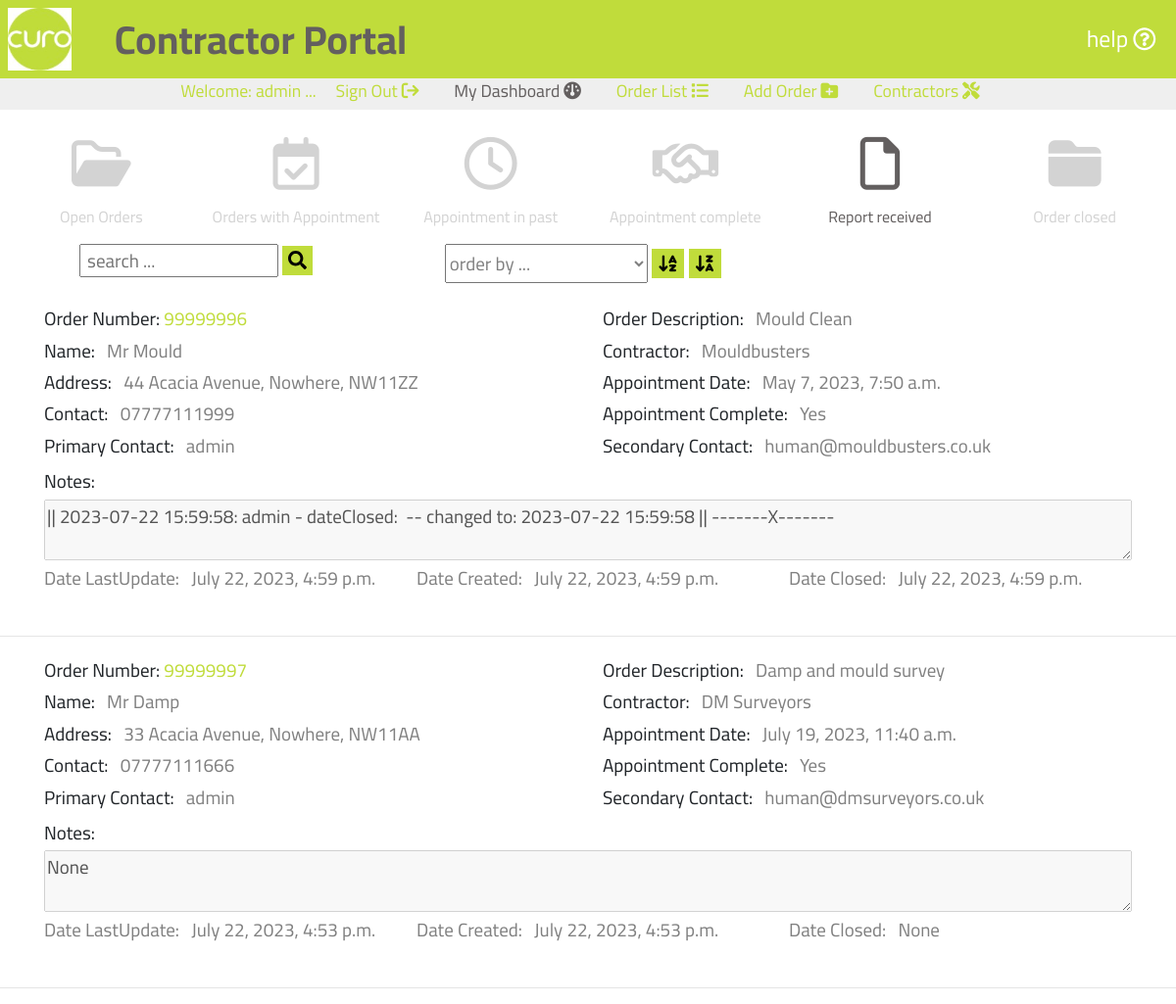
/portal001/dashboard/repo (signed in), run on the app's committed database.
### portal001/models.py (models this page shows, shortened)
class Orders(models.Model):
    class Meta:
        verbose_name_plural = 'Orders'
    APPT_COMP_CHOICES = [
        ("No", "No"),
        ("Yes", "Yes"),
    ]
    orderNumber = models.DecimalField(max_digits=10, decimal_places=0,
                                      null=False, primary_key=True)
    orderDescription = models.CharField(max_length=254, null=False)
    name = models.CharField(max_length=254, null=False)
    address = models.CharField(max_length=254, null=False)
    contact = models.CharField(max_length=254, null=False, default=0)
    contractor = models.ForeignKey('Contractors',
                                   on_delete=models.CASCADE,
                                   to_field='contractor',
                                   related_name='name')
    appointmentDate = models.DateTimeField(null=True, blank=True)
    appointmentComplete = models.CharField(max_length=3,
                                           choices=APPT_COMP_CHOICES,
                                           default="No",)
    primaryContact = models.ForeignKey(settings.AUTH_USER_MODEL,
                                       on_delete=models.CASCADE)
    secondaryContact = models.EmailField(max_length=254)
    notes = models.CharField(max_length=9999, null=True, blank=True)
    dateLastUpdate = models.DateTimeField(default=timezone.now)
    dateCreated = models.DateTimeField(default=timezone.now)
    dateClosed = models.DateTimeField(null=True, blank=True)

class Contractors(models.Model):
    class Meta:
        verbose_name_plural = 'Contractors'
    contractor = models.CharField(max_length=254, null=False, primary_key=True)
    secondaryContact = models.EmailField(max_length=254, unique=True)
    services = models.CharField(max_length=9999, null=True, blank=True)
    def __str__(self):
        return str(self.contractor)

### portal001/views.py (the view)
# urls.py: path('dashboard/<guage>', views.dashboard, name='dashboard'),
def dashboard(request, guage):
    orders = Orders.objects.all()
    notifications = Notifications.objects.all()
    if guage == 'open':
        queries = ((Q(primaryContact__username__icontains=request.user.username) |
                   Q(secondaryContact__icontains=request.user.username)) &
                   Q(appointmentDate__isnull=True))
    elif guage == 'appt':
        queries = ((Q(primaryContact__username__icontains=request.user.username) |
                   Q(secondaryContact__icontains=request.user.username)) &
                   Q(appointmentDate__isnull=False) &
                   Q(appointmentComplete__icontains='No'))
    elif guage == 'past':
        queries = ((Q(primaryContact__username__icontains=request.user.username) |
                   Q(secondaryContact__icontains=request.user.username)) &
                   Q(appointmentDate__isnull=False) &
                   Q(appointmentComplete__icontains='No'))
    elif guage == 'comp':
        queries = ((Q(primaryContact__username__icontains=request.user.username) |
                   Q(secondaryContact__icontains=request.user.username)) &
                   Q(appointmentDate__isnull=False) &
                   Q(appointmentComplete__icontains='Yes'))
    elif guage == 'repo':
        queries = ((Q(primaryContact__username__icontains=request.user.username) |
                   Q(secondaryContact__icontains=request.user.username)) &
                   Q(appointmentDate__isnull=False) &
                   Q(appointmentComplete__icontains='Yes'))
    elif guage == 'clsd':
        queries = ((Q(primaryContact__username__icontains=request.user.username) |
                   Q(secondaryContact__icontains=request.user.username)) &
                   Q(appointmentDate__isnull=False) &
                   Q(appointmentComplete__icontains='Yes') &
                   Q(dateClosed__isnull=False))
    else:
        queries = (Q(primaryContact__username__icontains=request.user.username) |
                   Q(secondaryContact__icontains=request.user.username))
    orders = Orders.objects.all()
    orderlist = (orders.filter(queries)
                 .order_by('-dateLastUpdate'))
    order_list_length = orders.filter(queries).count()
    page = 'dashboard'
    comparedate = timezone.now()
    context = {
        'orderlist': orderlist,
        'order_list_length': order_list_length,
        'notifications': notifications,
        'page': page,
        'guage': guage,
        'comparedate': comparedate,
    }
    return render(request, 'curo/dashboard.html', context)

### portal001/templates/curo/dashboard.html (shortened to what this page needs)
{% extends "basemodule001.html" %}
{% load static %}
{% block content %}
    {% if user.is_authenticated %}
        <section id="textsection">
            {% if user.is_authenticated %}
                <div class="row pl-1 pr-1">
                    <div class="col-lg-2 col-4 dashguage">
                        {% if guage == 'open' %}
                            <a class="selected" href="{% url 'dashboard' 'open' %}">
                                <i class="fa-regular fa-folder-open"></i>
                            </a>
                            <div class="selected">Open Orders</div>
                        {% else %}
                            <a class="" href="{% url 'dashboard' 'open' %}">
                                <i class="fa-regular fa-folder-open"></i>
                            </a>
                            <div>Open Orders</div>
                        {% endif %}
                    </div>
                    <div class="col-lg-2 col-4 dashguage">
                        {% if guage == 'appt' %}
                            <a class="selected" href="{% url 'dashboard' 'appt' %}">
                                <i class="fa-regular fa-calendar-check"></i>
                            </a>
                            <div class="selected">Orders with Appointment</div>
                        {% else %}
                            <a class="" href="{% url 'dashboard' 'appt' %}">
                                <i class="fa-regular fa-calendar-check"></i>
                            </a>
                            <div>Orders with Appointment</div>
                        {% endif %}
                    </div>
                    <div class="col-lg-2 col-4 dashguage">
                        {% if guage == 'past' %}
                            <a class="selected" href="{% url 'dashboard' 'past' %}">
                                <i class="fa-regular fa-clock"></i>
                            </a>
                            <div class="selected">Appointment in past</div>
                        {% else %}
                            <a class="" href="{% url 'dashboard' 'past' %}">
                                <i class="fa-regular fa-clock"></i>
                            </a>
                            <div>Appointment in past</div>
                        {% endif %}
                    </div>
                    <div class="col-lg-2 col-4 dashguage">
                        {% if guage == 'comp' %}
                            <a class="selected" href="{% url 'dashboard' 'comp' %}">
                                <i class="fa-regular fa-handshake"></i>
                            </a>
                            <div class="selected">Appointment complete</div>
                        {% else %}
                            <a class="" href="{% url 'dashboard' 'comp' %}">
                                <i class="fa-regular fa-handshake"></i>
                            </a>
                            <div>Appointment complete</div>
                        {% endif %}
                    </div>
                    <div class="col-lg-2 col-4 dashguage">
                        {% if guage == 'repo' %}
                            <a class="selected" href="{% url 'dashboard' 'repo' %}">
                                <i class="fa-regular fa-file"></i>
                            </a>
                            <div class="selected">Report received</div>
                        {% else %}
                            <a class="" href="{% url 'dashboard' 'repo' %}">
                                <i class="fa-regular fa-file"></i>
                            </a>
                            <div>Report received</div>
                        {% endif %}
                    </div>
                    <div class="col-lg-2 col-4 dashguage">
                        {% if guage == 'clsd' %}
                            <a class="selected" href="{% url 'dashboard' 'clsd' %}">
                                <i class="fa-solid fa-folder-closed"></i>
                            </a>
                            <div class="selected">Order closed</div>
                        {% else %}
                            <a class="" href="{% url 'dashboard' 'clsd' %}">
                                <i class="fa-solid fa-folder-closed"></i>
                            </a>
                            <div>Order closed</div>
                        {% endif %}
                    </div>
                </div>
                <div class ="row mt-3 mb-3 searchform">
                    <div class="col-lg-4 mb-2">
                        <form action="{% url 'searchDashboard' guage %}" method="GET" id="search_form" >
                            <input class="search-input text-blue text-xs" type="text" name="search_string" id="search_string" placeholder=" search ..." maxlength="50">
                            <button class="mt-0 text-center" type="submit" onclick="return validateSearch();">
                                <i class="fas fa-search"></i>
                            </button>
                        </form>
                    </div>
                    <div class="col-lg-4">
                        <form action="{% url 'orderDashboard' guage %}" method="GET" id="order_field_form" >
                            <select class="search-input text-blue text-xs" type="text" name="order_field" id="order_field" placeholder=" order by ..." maxlength="50">
                                <option value="blank">order by ...</option>
                            </select>
                            <button class="mt-0 text-center" type="submit" onclick="return orderAz();">
                                <i class="fa-solid fa-arrow-down-a-z"></i>
                            </button>
                            <button class="mt-0 text-center" type="submit" onclick="return orderZa();">
                                <i class="fa-solid fa-arrow-down-z-a"></i>
                            </button>
                        </form>
                    </div>
                    <div class="col-lg-4">
                    </div>
                </div>
                {% if guage == 'past' or guage == 'comp' or guage == 'repo' or guage == 'clsd' %}
                    {% for order in orderlist %}
                        {% if comparedate > order.appointmentDate %}
                            <div class="orderlist ml-auto mr-auto">
                                <div class ="row">
                                    <div class="col-lg-6">
                                        <div class="mt-1 mb-1">Order Number: <a class="orange-highlight" href ="{% url 'selectOrder' order.orderNumber %}">{{ order.orderNumber }}</a></div>
                                        <div class="mt-1 mb-1">Name: <span class="orderlistspan pl-2 pr-2 mb-4">{{ order.name }}</span></div>
                                        <div class="mt-1 mb-1">Address: <span class="orderlistspan pl-2 pr-2 mb-4">{{ order.address }}</span></div>
                                        <div class="mt-1 mb-1">Contact: <a class="orderlistspan pl-2 pr-2 mb-4" href="tel:{{ order.contact }}">{{ order.contact }}</a></div>
                                        <div class="mt-1 mb-1">Primary Contact: <span class="orderlistspan pl-2 pr-2 mb-4">{{ order.primaryContact }}</span></div>
                                    </div>
                                    <div class="col-lg-6">
                                        <div class="mt-1 mb-1">Order Description: <span class="orderlistspan pl-2 pr-2 mb-4">{{ order.orderDescription }}</span></div>
                                        <div class="mt-1 mb-1">Contractor: <span class="orderlistspan pl-2 pr-2 mb-4">{{ order.contractor }}</span></div>
                                        <div class="mt-1 mb-1">Appointment Date: <span class="orderlistspan pl-2 pr-2 mb-4">{{ order.appointmentDate }}</span></div>
                                        <div class="mt-1 mb-1">Appointment Complete: <span class="orderlistspan pl-2 pr-2 mb-4">{{ order.appointmentComplete }}</span></div>
                                        <div class="mt-1 mb-1">Secondary Contact: <span class="orderlistspan pl-2 pr-2 mb-4">{{ order.secondaryContact }}</span></div>
                                    </div>
                                </div>
                                <div class ="row">
                                    <div class="col-12">
                                        <div class="mt-1 mb-1">Notes: </div>
                                        <textarea class="mb-0" disabled="disabled">{{ order.notes|escape }}</textarea>
                                    </div>
                                </div>
                                <div class ="row">
                                    <div class="col-lg-4">
                                        <div class="mt-1 mb-1 orderlistspan">Date LastUpdate: <span class="orderlistspan pl-2 pr-2 mb-4">{{ order.dateLastUpdate }}</span></div>
                                    </div>
                                    <div class="col-lg-4">
                                        <div class="mt-1 mb-1 orderlistspan">Date Created: <span class="orderlistspan pl-2 pr-2 mb-4">{{ order.dateCreated }}</span></div>
                                    </div>
                                    <div class="col-lg-4">
                                        <div class="mt-1 mb-1 orderlistspan">Date Closed: <span class="orderlistspan pl-2 pr-2 mb-4">{{ order.dateClosed }}</span></div>
                                    </div>
                                </div>
                            </div>
                            <br>
                            <hr>
                        {% endif %}
                    {% endfor %}
                {% endif %}
            {% endif %}
        </section>
    {% endif %}
{% endblock %}

### templates/includes/templates/topper.html (shortened to what this page needs)
<div id="topper" class="d-block align-vertically align-horizontally">
    {% if user.is_authenticated %}
    <p class="d-none d-lg-block paramedium ml-auto mr-auto">Welcome: <span id="user-name">{{ user.username }}</span> ...
        <a class="mr-3 ml-3" href="{% url 'account_logout' %}"> Sign Out <i class="fa-solid fa-arrow-right-from-bracket"></i></a>
        {% if page == 'dashboard' %}
            <a class="mr-3 ml-3 page" href="{% url 'dashboard' 'all' %}"> My Dashboard <i class="fa-solid fa-gauge"></i></a>
        {% else %}
            <a class="mr-3 ml-3" href="{% url 'dashboard' 'all' %}"> My Dashboard <i class="fa-solid fa-gauge"></i></a>
        {% endif %}
        {% if page == 'orderlist' %}
            <a class="mr-3 ml-3 page" href="{% url 'curo' %}"> Order List<i class="fa-solid fa-list"></i></a>
        {% else %}
            <a class="mr-3 ml-3" href="{% url 'curo' %}"> Order List <i class="fa-solid fa-list"></i></a>
        {% endif %}
        {% for group in user.groups.all %}
            {% if group.name == 'Edit' %}
                {% if page == 'ordernew' %}
                    <a class="mr-3 ml-3 page" href="{% url 'createOrder' %}"> Add Order <i class="fa-solid fa-folder-plus"></i></a>
                {% else %}
                    <a class="mr-3 ml-3" href="{% url 'createOrder' %}"> Add Order <i class="fa-solid fa-folder-plus"></i></a>
                {% endif %}
            {% endif %}
        {% endfor %}
        {% if page == 'contractorlist' %}
            <a class="mr-3 ml-3 page" href="{% url 'curoContractors' %}"> Contractors <i class="fa-solid fa-screwdriver-wrench"></i></a>
        {% else %}
            <a class="mr-3 ml-3" href="{% url 'curoContractors' %}"> Contractors <i class="fa-solid fa-screwdriver-wrench"></i></a>
        {% endif %}
    </p>
    {% else %}
    <p class="paramedium">Welcome: Please sign in to continue ...
        <a class="mr-3 ml-3" href ="{% url 'account_login' %}"> Sign In <i class="fa-solid fa-arrow-right-to-bracket"></i></a>
    </p>
    {% endif %}
</div>

### data on the page
Orders: orderNumber "99999996", name "Mr Mould", address "44 Acacia Avenue, Nowhere, NW11ZZ", contact "07777111999", primaryContact "admin", orderDescription "Mould Clean", contractor "Mouldbusters", appointmentDate "May 7, 2023, 7:50 a.m.", appointmentComplete "Yes", secondaryContact "human@mouldbusters.co.uk", notes "|| 2023-07-22 15:59:58: admin - dateClosed: -- changed to: 2023-07-22 15:59:58 || -------X-------", dateLastUpdate "July 22, 2023, 4:59 p.m.", dateCreated "July 22, 2023, 4:59 p.m.", dateClosed "July 22, 2023, 4:59 p.m."
Orders: orderNumber "99999997", name "Mr Damp", address "33 Acacia Avenue, Nowhere, NW11AA", contact "07777111666", primaryContact "admin", orderDescription "Damp and mould survey", contractor "DM Surveyors", appointmentDate "July 19, 2023, 11:40 a.m.", appointmentComplete "Yes", secondaryContact "human@dmsurveyors.co.uk", notes "None", dateLastUpdate "July 22, 2023, 4:53 p.m.", dateCreated "July 22, 2023, 4:53 p.m.", dateClosed "None"

### other printed values
{{ user.username }} "admin"
